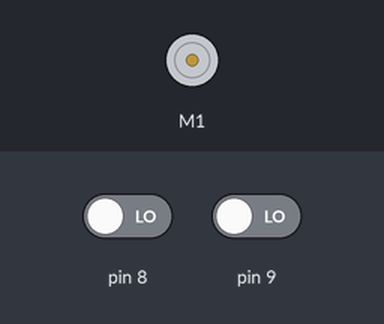
Simulated run of this sketch. Board: Arduino Uno, built with avr-gcc and run on an emulated ATmega328P. On the bench: DC motor (green arrow = forward, orange = backward, longer = faster). The test bench sets the inputs (shaded band); at power-on: pin 8 LOW, pin 9 LOW.

Above: at 1.2 s.
1.3 s: pin 8 driven HIGH
At 2.3 s:
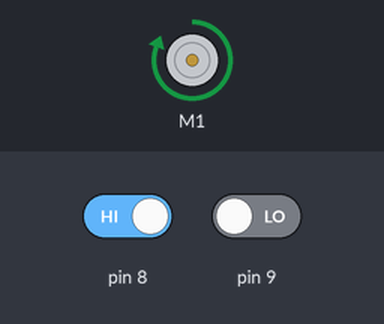
2.8 s: pin 8 driven LOW
At 3.4 s:
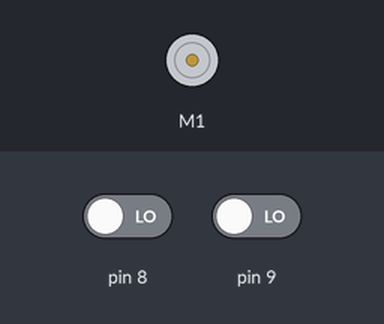
4.3 s: pin 9 driven HIGH
At 4.6 s:
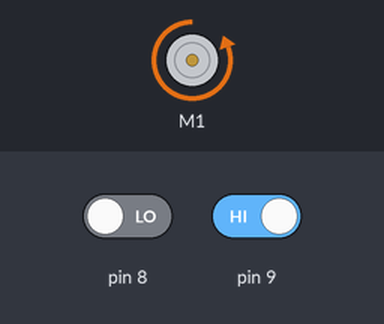
5.8 s: pin 9 driven LOW
At 6.9 s:
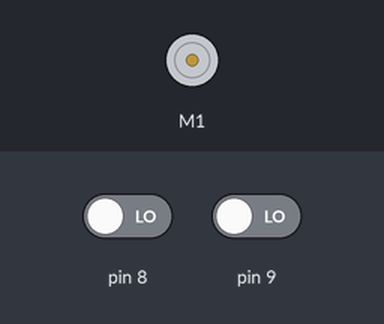
Timing chart, 0 to 8.3 s (numbered marks = the images above; inputs shaded):
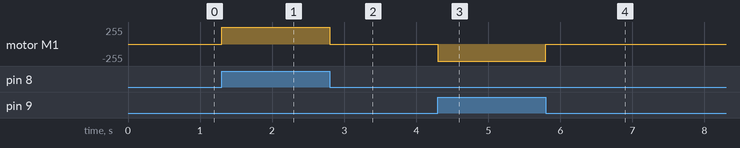

The sketch:

sketch_mar2d.ino
```cpp
#include <Wire.h>
#include <Adafruit_MotorShield.h>
#include "utility/Adafruit_MS_PWMServoDriver.h"

Adafruit_MotorShield AFMS = Adafruit_MotorShield();
Adafruit_DCMotor *myMotor1 = AFMS.getMotor(1);


void setup() {
  pinMode(8, INPUT);
  AFMS.begin();
  pinMode(9, INPUT);

}

void loop() {
    if (digitalRead(8) == HIGH) {
      myMotor1->setSpeed(255);
      myMotor1->run(FORWARD);
      myMotor1->setSpeed(255);
      myMotor1->run(FORWARD);

    } else if (digitalRead(9) == HIGH) {
      myMotor1->setSpeed(255);
      myMotor1->run(BACKWARD);
      myMotor1->setSpeed(255);
      myMotor1->run(BACKWARD);
    } else {
      myMotor1->setSpeed(255);
      myMotor1->run(RELEASE);
      myMotor1->setSpeed(255);
      myMotor1->run(RELEASE);

    }

}
```

Measured:
- after the input at 1.3 s, motor M1: stopped → forward 255/255 at once
- after the input at 2.8 s, motor M1: forward 255/255 → stopped at once
- after the input at 4.3 s, motor M1: stopped → backward 255/255 at once
- after the input at 5.8 s, motor M1: backward 255/255 → stopped at once
